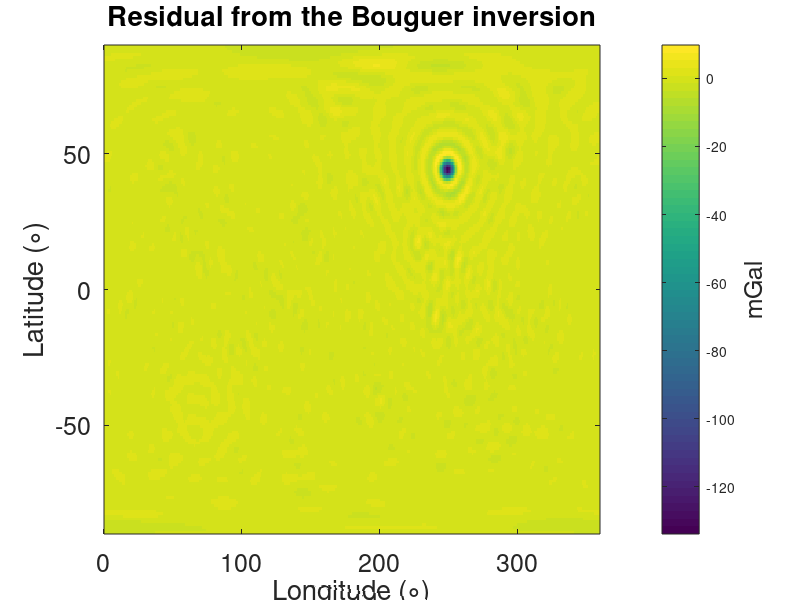
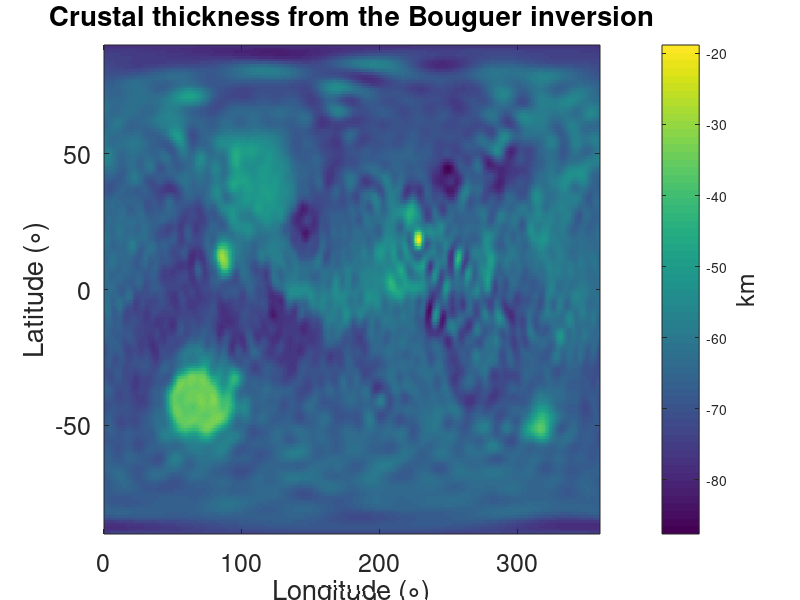
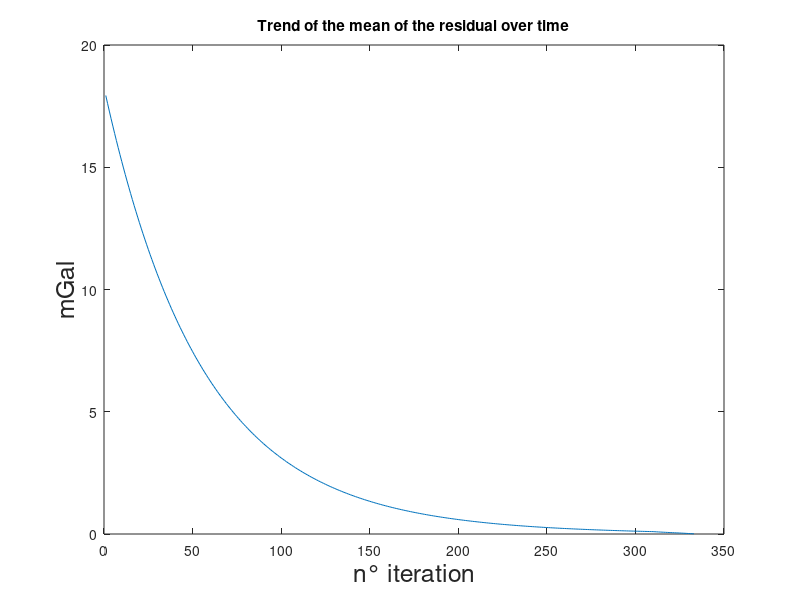

These charts were generated, in order, by the following MATLAB code:
load residual31
load trend_error31
load crust_Binversion33

resolution=1;
latLimT = [-90+(1/resolution/2) 90-(1/resolution/2) 1/resolution]; 
lonLimT = [1/resolution/2  360-(1/resolution/2) 1/resolution]; 

lonT = lonLimT(1):lonLimT(3):lonLimT(2);
latT = fliplr(latLimT(1):latLimT(3):latLimT(2));
LonT = repmat(lonT,length(latT),1);
LatT = repmat(latT',1,length(lonT));
aa = 18;
figure
imagesc(lonT,latT,residual31*1e5);cc=colorbar;
xlabel('Longitude (\circ)','Fontsize',aa)
ylabel('Latitude (\circ)','Fontsize',aa)
ylabel(cc,'mGal','Fontsize',aa)
title('Residual from the Bouguer inversion')
set(gca,'YDir','normal','Fontsize',aa)


aa = 18;
figure
imagesc(lonT,latT, bound2_reshape33);cc=colorbar;
xlabel('Longitude (\circ)','Fontsize',aa)
ylabel('Latitude (\circ)','Fontsize',aa)
ylabel(cc,'km','Fontsize',aa)
title('Crustal thickness from the Bouguer inversion')
set(gca,'YDir','normal','Fontsize',aa)

figure
plot(abs(trend31))
xlabel('n° iteration','Fontsize',aa)
ylabel('mGal','Fontsize',aa)
title('Trend of the mean of the residual over time')
